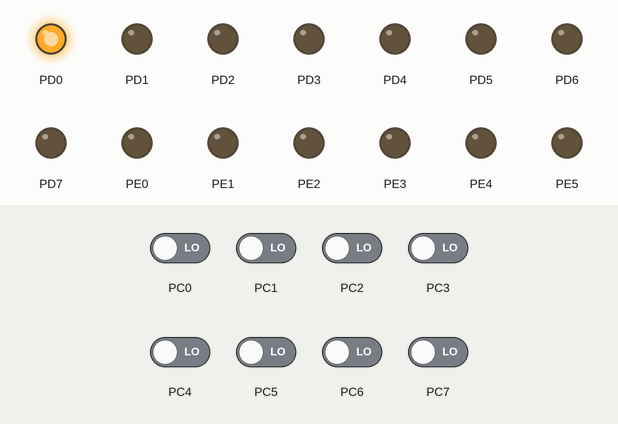
Simulated run of this program. Board: ATmega128, built with avr-gcc and emulated at 8 MHz. Shown: output pins drawn as LEDs (lit = HIGH). The inputs (shaded band) are chosen by the test bench; at power-on: PC0–7 LOW.

Above: at 1.3 s.
1.4 s: PC5 driven HIGH
At 2.9 s:
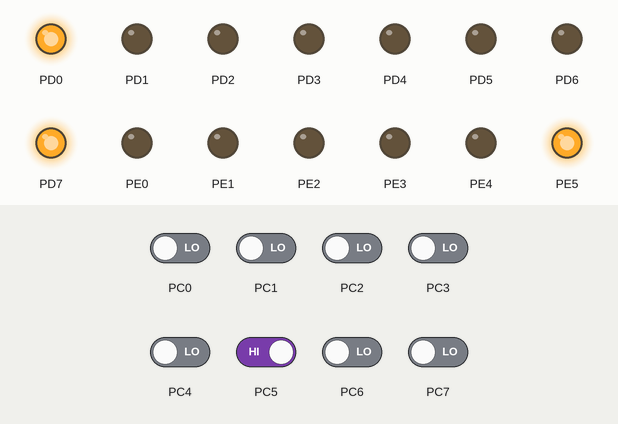
3.7 s: PC0 driven HIGH
At 4.1 s:
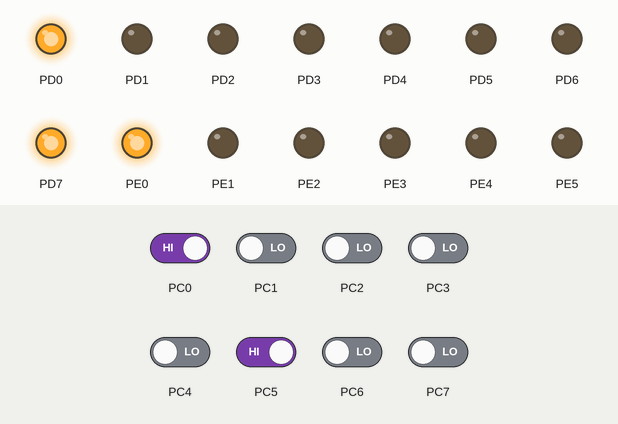
5.2 s: PC0 driven LOW
At 6.4 s:
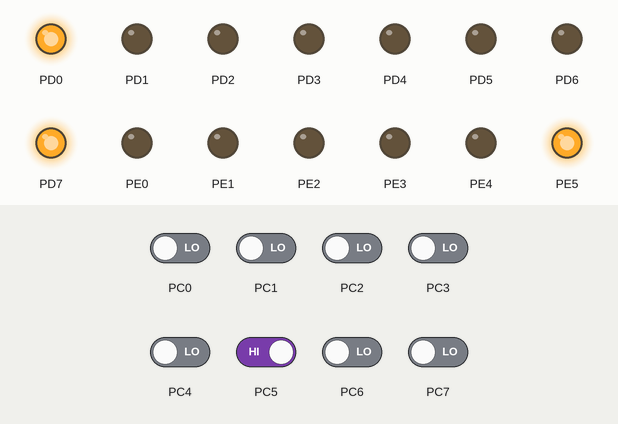
6.7 s: PC1 driven HIGH
At 7.7 s:
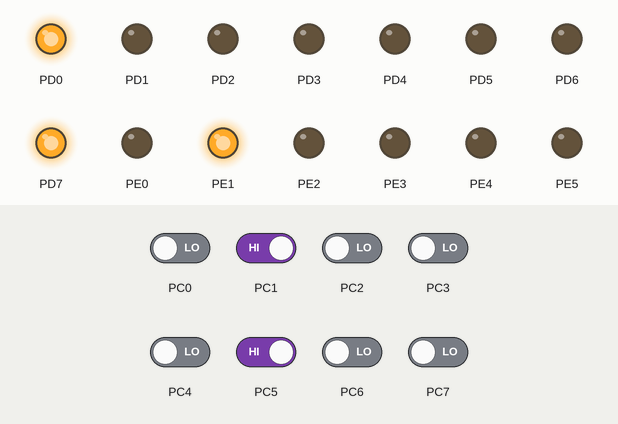
8.2 s: PC1 driven LOW
At 8.9 s:
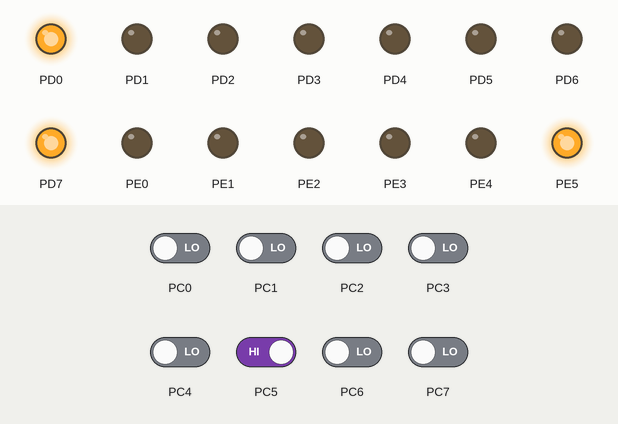
9.7 s: PC2 driven HIGH
At 10.1 s:
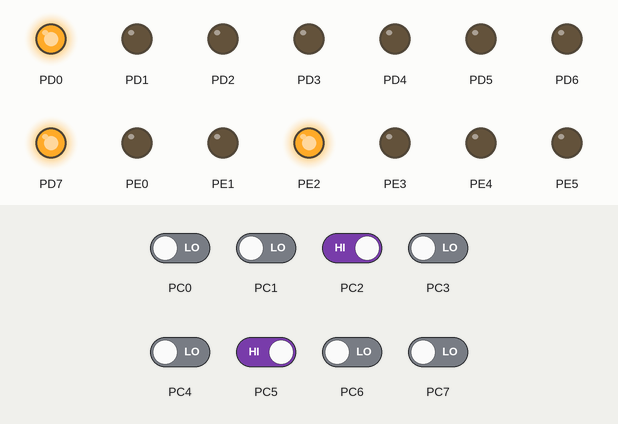
Timing chart, 0 to 12.2 s (numbered marks = the images above; inputs shaded):
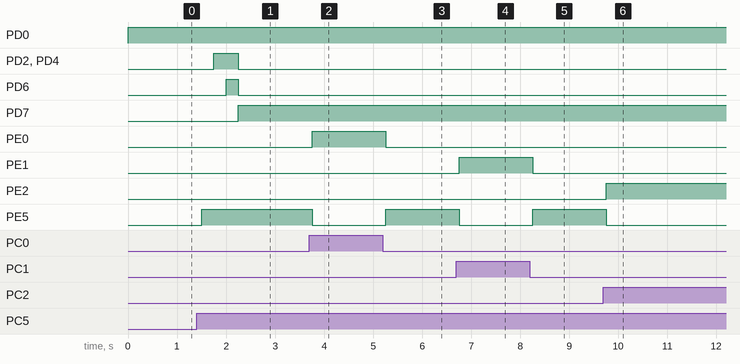

The program:

main.c
```c
/*
 * OpdrachtB7A.c
 *
 * Created: 6-2-2018 13:02:52
 * Author : dionb
 */

#define F_CPU 8000000

#include <avr/io.h>
#include <util/delay.h>

typedef void *(*StateFunc)();

void *start();
void *end();
void *s1();
void *s2();
void *s3();


int main(void)
{
	DDRD = 0xFF;
	DDRB = 0x00;
	DDRE = 0xFF;
	StateFunc statefunc = start;

    /* Replace with your application code */
    while (1)
    {
		statefunc = (StateFunc)(*statefunc)();
		wait(250);
    }
}


void *start() {
	PORTD = 0b00000001;
	int pressedBtn = checkBtn();
	if(pressedBtn == 5) {
		return s2;
	} else if(pressedBtn == 6) {
		return s1;
	}
	return start;
}

void *end() {
	PORTD = 0b10000001;
	int pressedBtn = checkBtn();
	if(pressedBtn == 7) {
		return start;
	}
	return end;
}

void *s1() {
	PORTD = 0b00000101;
	int pressedBtn = checkBtn();
	if(pressedBtn == 7) {
		return start;
	} else if(pressedBtn == 5) {
		return s2;
	}
	return s1;
}

void *s2() {
	PORTD = 0b00010101;
	int pressedBtn = checkBtn();
	if(pressedBtn == 5) {
		return s3;
	} else if(pressedBtn == 6) {
		return s1;
	}
	return s2;
}

void *s3() {
	PORTD = 0b01010101;
	int pressedBtn = checkBtn();
	if(pressedBtn == 7) {
		return start;
	} else if(pressedBtn == 5 || pressedBtn == 6) {
		return end;
	}
	return s3;
}

int checkBtn() {
	if(PINC & (1 << PC0)) {
		PORTE = 0b00000001;
		return 0;
	} else if(PINC & (2 << PC0)) {
		PORTE = 0b00000010;
		return 1;
	} else if(PINC & (4 << PC0)) {
		PORTE = 0b00000100;
		return 2;
	} else if(PINC & (8 << PC0)) {
		PORTE = 0b00001000;
		return 3;
	} else if(PINC & (16 << PC0)) {
		PORTE = 0b00010000;
		return 4;
	} else if(PINC & (32 << PC0)) {
		PORTE = 0b00100000;
		return 5;
	} else if(PINC & (64 << PC0)) {
		PORTE = 0b01000000;
		return 6;
	} else if(PINC & (128 << PC0)) {
		PORTE = 0b10000000;
		return 7;
	}
	return -1;
}

void wait(int ms) {
	for(int i = 0; i < ms; i++) {
		_delay_ms(1);
	}
}
```

Measured:
- after the input at 1.4 s, PD2, PD4: LOW → HIGH after 0.35 s, → LOW 0.50 s later; PD6: LOW → HIGH after 0.60 s, → LOW 0.25 s later; PD7: LOW → HIGH after 0.85 s; PE5: LOW → HIGH after 0.10 s
- after the input at 3.7 s, PE0: LOW → HIGH after 0.05 s; PE5: HIGH → LOW after 0.05 s
- after the input at 5.2 s, PE0: HIGH → LOW after 0.06 s; PE5: LOW → HIGH after 0.06 s
- after the input at 6.7 s, PE1: LOW → HIGH after 0.06 s; PE5: HIGH → LOW after 0.06 s
- after the input at 8.2 s, PE1: HIGH → LOW after 0.06 s; PE5: LOW → HIGH after 0.06 s
- after the input at 9.7 s, PE2: LOW → HIGH after 0.06 s; PE5: HIGH → LOW after 0.06 s
